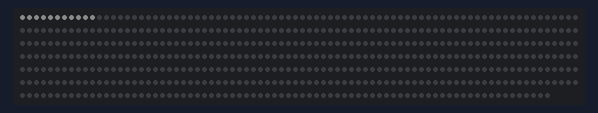
This sketch was run on a simulated Arduino Uno, built with avr-gcc and run on an emulated ATmega328P. Shown: 556 RGB LEDs in strip order, left to right, continuing on the next row. Dim RGB values are drawn brighter than linear; random numbers use the default seed unless the sketch sets one.

Above: at 0.52 s.
At 5.31 s:
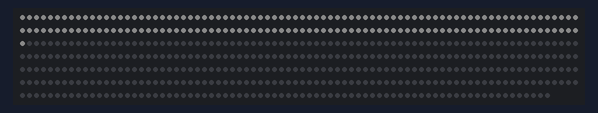
At 10.11 s:
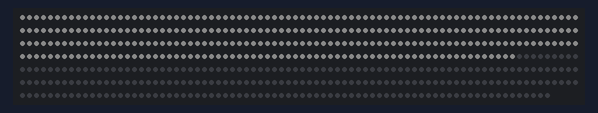
At 20.06 s:
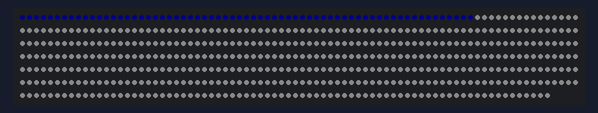
At 29.65 s:
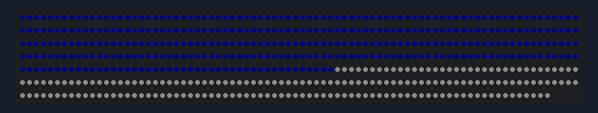
At 39.59 s:
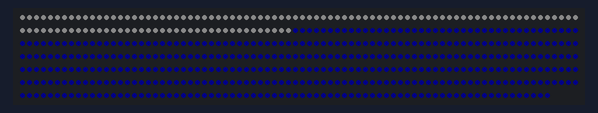

The sketch:

test.ino
```cpp
#include <Adafruit_NeoPixel.h>
#ifdef __AVR__
  #include <avr/power.h>
#endif


#define PIN 8

// 8 is domino
// 7 is sprinkle

// Parameter 1 = number of pixels in strip
// Parameter 2 = Arduino pin number (most are valid)
// Parameter 3 = pixel type flags, add together as needed:
//   NEO_KHZ800  800 KHz bitstream (most NeoPixel products w/WS2812 LEDs)
//   NEO_KHZ400  400 KHz (classic 'v1' (not v2) FLORA pixels, WS2811 drivers)
//   NEO_GRB     Pixels are wired for GRB bitstream (most NeoPixel products)
//   NEO_RGB     Pixels are wired for RGB bitstream (v1 FLORA pixels, not v2)
//   NEO_RGBW    Pixels are wired for RGBW bitstream (NeoPixel RGBW products)
Adafruit_NeoPixel strip = Adafruit_NeoPixel(556, PIN, NEO_GRB + NEO_KHZ800);

void setup() {
  // put your setup code here, to run once:

  strip.begin();
  strip.setBrightness(10);
  strip.show(); // Initialize all pixels to 'off'

}


void loop() {
  // Some example procedures showing how to display to the pixels:
 //  mavSprinkle();
 // mavsWhiteBlue();
  // spookyEyes();
   mavsDomino();

  //testcount();
  }


void testcount(){

  strip.fill(strip.Color(255, 255, 255), 0, 556);
  strip.show();


}


void mavsDomino() {

  // Make white first
   for(uint16_t i=0; i<strip.numPixels(); i++) {

       strip.setPixelColor(i, 255, 255, 255);
       strip.show();

       delay(10);

    }

  // Make Blue
   for(uint16_t i=0; i<strip.numPixels(); i++) {

       strip.setPixelColor(i, 0, 0, 255);
       strip.show();

       delay(10);

    }


  }

void mavsWhiteBlue() {

   for(uint16_t i=0; i<strip.numPixels(); i++) {
      if (i % 2 == 0) {
          strip.setPixelColor(i, 255, 255, 255);
      }
      else {
        strip.setPixelColor(i, 0, 0, 255);
      }
  }
  strip.show();
};


void mavSprinkle() {

  long randNumber = random(0, strip.numPixels());
  long randBinary = random(0, 10);

  if (randBinary > 6) {
          strip.setPixelColor(randNumber, 0, 0, 255);
          strip.show();
      }
  else {
    strip.setPixelColor(randNumber, 255, 255, 255);
    strip.show();
  }

  //delay(50);


}

void lightning(){

  long randNumber = random(70, 150);

  strip.fill(strip.Color(255, 255, 255), 0, 600);
  delay(randNumber);
  strip.show();

  randNumber = random(150, 400);
  strip.fill(strip.Color(0, 0, 0), 0, 600);
  delay(randNumber);
  strip.show();
}


void spookyEyes() {

  long randNBR = random(0,49);

  strip.setPixelColor(randNBR, 255, 25, 0);
  strip.setPixelColor(randNBR + 1, 255, 25, 0);
  strip.show();

  long stareLength = random(1000, 1500);
  delay(stareLength);

  strip.setPixelColor(randNBR, 0, 0, 0);
  strip.setPixelColor(randNBR + 1, 0, 0, 0);
  strip.show();

  long blinkLength = random(100, 300);
  delay(blinkLength);

  strip.setPixelColor(randNBR, 255, 25, 0);
  strip.setPixelColor(randNBR + 1, 255, 25, 0);
  strip.show();

  stareLength = random(1000, 1500);
  delay(stareLength);

  strip.setPixelColor(randNBR, 0, 0, 0);
  strip.setPixelColor(randNBR + 1, 0, 0, 0);
  strip.show();


  blinkLength = random(100, 300);
  delay(blinkLength);

  strip.setPixelColor(randNBR, 255, 25, 0);
  strip.setPixelColor(randNBR + 1, 255, 25, 0);
  strip.show();

  stareLength = random(1000, 1500);
  delay(stareLength);

  strip.setPixelColor(randNBR, 0, 0, 0);
  strip.setPixelColor(randNBR + 1, 0, 0, 0);
  strip.show();

  delay(1400);


  }
```
